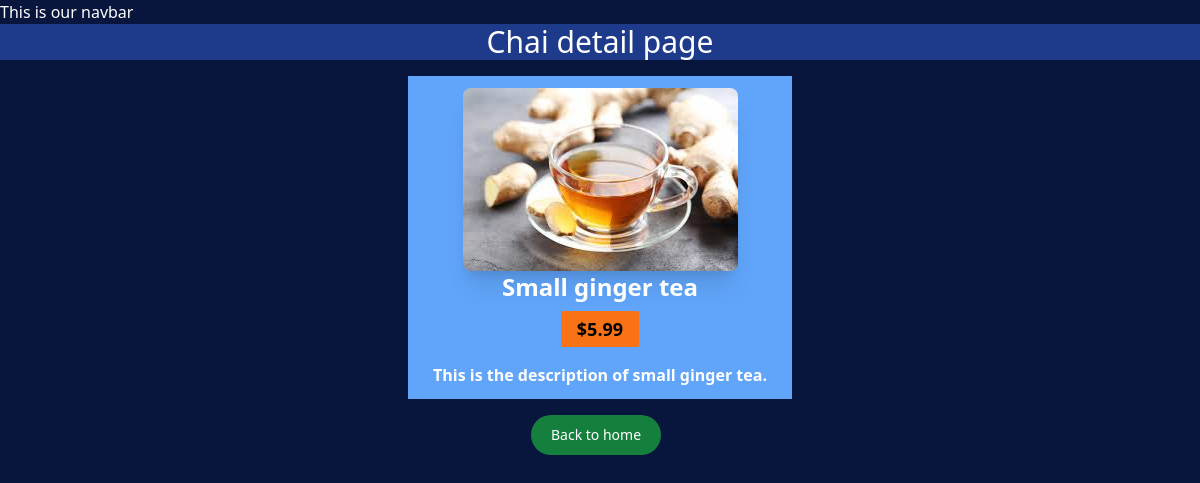
Page /chai/1/ on the committed database.
### chai/models.py (models this page shows, shortened)
class ChaiVarity(models.Model):
    CHAI_TYPE_CHOICE = [
        ('ML', 'MASALA'),
        ('GR', 'GINGER'),
        ('KL', 'KIWI'),
        ('PL', 'PLAIN'),
        ('EL', 'ELACHI')
    ]
    name = models.CharField(max_length=100)
    image = models.ImageField(upload_to='chais/')
    date_added = models.DateTimeField(default=timezone.now)
    type = models.CharField(max_length=2, choices=CHAI_TYPE_CHOICE)
    description = models.TextField(default='')
    price = models.TextField(default='')

### chai/views.py (the view)
# urls.py: path('<int:chai_id>/', views.chai_detail, name='chai_detail'),
def chai_detail(request, chai_id):
    chai = get_object_or_404(ChaiVarity, pk=chai_id)
    return render(request, 'chai/chai_detail.html', {'chai': chai})

### chai/templates/chai/chai_detail.html (shortened to what this page needs)
{% extends "layout.html" %}
{% block content %}
    <h1 class="bg-blue-900 text-3xl">Chai detail page</h1>
    <div class="w-96 bg-blue-400 mx-auto mt-4 grid grid-cols-1 place-items-center p-3">
        <div>
            <img src="{{chai.image.url}}" alt=""class="rounded-lg shadow-xl">
        </div>
        <div class="grid place-items-center">
            <h2 class="text-2xl font-semibold">{{chai.name}}</h2>
            <div class="grid place-items-center mt-2">
                <h3 class="text-lg text-black font-bold bg-orange-500 px-4 py-1 rounded-sm">{{ chai.price }}</h3>
            </div>
            <p class="font-semibold mt-4">
                {{chai.description}}
            </p>
        </div>
    </div>
    <div class="flex justify-center mt-4">
        <a href="/chai">
            <button class="text-white bg-green-700 hover:bg-green-800 focus:outline-none focus:ring-4 focus:ring-green-300 font-medium rounded-full text-sm px-5 py-2.5 text-center me-2 mb-2 dark:bg-green-600 dark:hover:bg-green-700 dark:focus:ring-green-800">Back to home</button>
        </a>
    </div>
{% endblock %}

### static/style.css (style rules this page uses)
body { background-color: #08153d; color: #fff; }
h1 { text-align: center; font-size: 2em; }

### rows in the picture
ChaiVarity: image (picture), name "Small ginger tea", price "$5.99", description "This is the description of small ginger tea."
